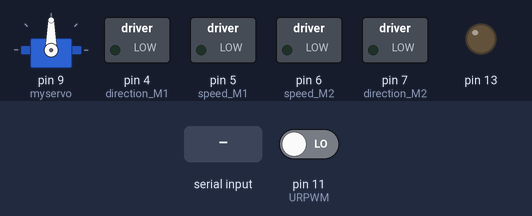
A sketch run on a simulated Arduino Uno, built with avr-gcc and run on an emulated ATmega328P. Shown: servo, switched loads named in the sketch (green lamp = pin HIGH), output pins drawn as LEDs (lit = HIGH). The inputs (shaded band) are chosen by the test bench; at power-on: pin 11 (URPWM) LOW. Pins used as bus, display or sensor lines are not drawn; what the sketch prints to the serial monitor is not drawn.

Above: at 2.2 s.
2.3 s: "r" received over Serial
At 2.45 s:
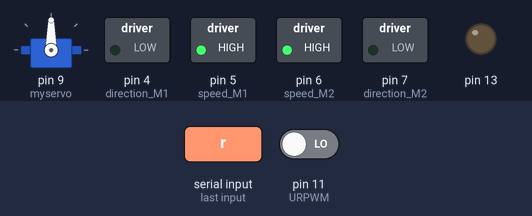
5.3 s: "f" received over Serial
At 5.45 s:
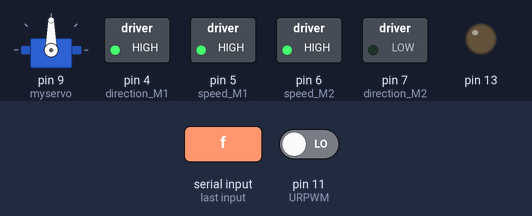
8.3 s: "s" received over Serial
At 8.45 s:
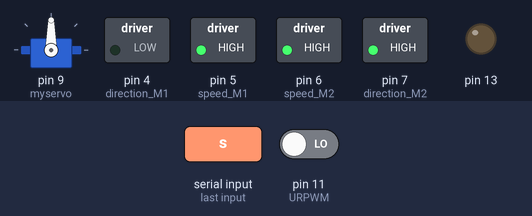
11.3 s: "y" received over Serial
At 12.38 s:
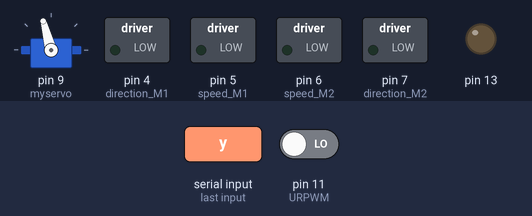
14.3 s: "o" received over Serial
At 15.5 s:
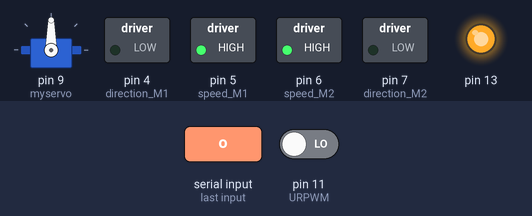
16.0 s: "x" received over Serial
At 16.8 s:
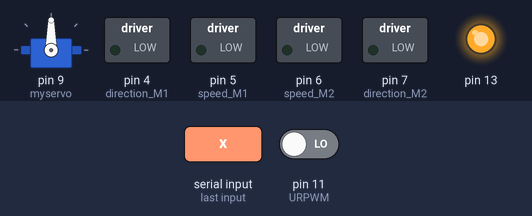
Timing chart, 0 to 18.6 s (numbered marks = the images above; inputs shaded):
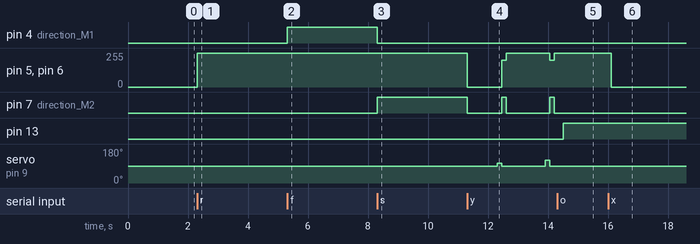

The sketch:

AutonomousCode.ino
```cpp
#include <Servo.h>
#include <Metro.h>

Metro measureDistance = Metro(50);
Metro sweepServo = Metro(20);

int speed_M1 = 5;     //M1 Speed Control
int speed_M2 = 6;     //M2 Speed Control
int direction_M1 = 4;     //M1 Direction Control
int direction_M2 = 7;     //M2 Direction Control
unsigned long actualDistance = 0;
char val = 0;
Servo myservo;  // create servo object to control a servo
int pos = 90;
int sweepFlag = 1;
int calibrationTime = 30; //amount of time to give the sensor to calibrate

int URPWM = 11; // PWM Output 0－25000US，Every 50US represent 1cmk
int URTRIG = 3; // PWM trigger pin
uint8_t EnPwmCmd[4] = {0x44, 0x02, 0xbb, 0x01}; // distance measure command

void setup(void)
{                                               // Serial initialization
  myservo.attach(9);
  int i;
  pinMode(13, OUTPUT);
  for (i = 4; i <= 7; i++)
    pinMode(i, OUTPUT);
  //Serial.begin(9600);                         // Set the baud rate to 9600
  Serial.begin(115200);
  SensorSetup();
  delay(1000);
}

void SensorSetup()
{
  pinMode(URTRIG, OUTPUT);                    // A low pull on pin COMP/TRIG
  digitalWrite(URTRIG, HIGH);                 // Set to HIGH
  pinMode(URPWM, INPUT);                      // Sending Enable PWM mode command
  for (int i = 0; i < 4; i++)
  {
    Serial.write(EnPwmCmd[i]);
  }
}

/*
 * The following control the movement of the car based on what the direction pins are set to.
 * We have to set the direction for M1 and M2.
 * Setting it to HIGH will cause the wheels to advance and LOW will cause to reverse.
 */

//Tells the car to stop all wheels
void carStop() {
  digitalWrite(speed_M2, 0);
  digitalWrite(direction_M1, LOW);
  digitalWrite(speed_M1, 0);
  digitalWrite(direction_M2, LOW);
}

//Tells the car to go backwards using speed passed in loop
void reverse(int leftSpeed, int rightSpeed) {
  analogWrite (speed_M2, leftSpeed);             //PWM Speed Control
  digitalWrite(direction_M1, LOW);              //set LOW to reverse or HIGH to advance
  analogWrite (speed_M1, rightSpeed);
  digitalWrite(direction_M2, HIGH);
}

//Tells the car to go forwards using speed passed in loop
void forwards(int leftSpeed, int rightSpeed) {
  analogWrite (speed_M2, leftSpeed);
  digitalWrite(direction_M1, HIGH);
  analogWrite (speed_M1, rightSpeed);
  digitalWrite(direction_M2, LOW);
}

//Tells the car to turn left using speed passed in loop
void turnLeft(int leftSpeed, int rightSpeed) {
  analogWrite (speed_M2, leftSpeed);
  digitalWrite(direction_M1, HIGH);
  analogWrite (speed_M1, rightSpeed);
  digitalWrite(direction_M2, HIGH);
}

//Tells the car to turn right using speed passed in loop
void turnRight(int leftSpeed, int rightSpeed) {
  analogWrite (speed_M2, leftSpeed);
  digitalWrite(direction_M1, LOW);
  analogWrite (speed_M1, rightSpeed);
  digitalWrite(direction_M2, LOW);
}

/*
 * Measures the distance.
 * LOW pull on COMP/TRIG (pin 6 on sensor) will trigger the sensor reading
 * When HIGH the pin will output pulses
 */
int MeasureDistance() {
  digitalWrite(URTRIG, LOW);
  digitalWrite(URTRIG, HIGH);
  unsigned long distance = pulseIn(URPWM, LOW);
  if (distance == 1000) {          // the reading is invalid.
    Serial.print("Invalid");
    } else {
    distance = distance / 50;       // every 50us low level stands for 1cm
    }
  return distance;
}


//sweeps the servo to find obstacles
void servoSweep()
{
  if (sweepFlag) {
    if (pos >= 60 && pos <= 119) {
      pos = pos + 15;                              // in steps of 1 degree
      myservo.write(pos);                          // tell servo to go to position in variable 'pos'
      delay(150);
    }
    if (pos > 119)  sweepFlag = false;                    // assign the variable again
  }
  else {
    if (pos >= 61 && pos <= 120) {
      pos = pos - 15;
      myservo.write(pos);
      delay(150);
    }
    if (pos < 61)  sweepFlag = true;
  }

}


void autonomousOn()
{


  if (measureDistance.check() == 1)
  {
    actualDistance = MeasureDistance();
//    Serial.println(actualDistance);
//    delay(100);
  }

  if (sweepServo.check() == 1)
  {
    servoSweep();
  }

  /*
   * In this decision tree the robot will continue to move forwards unless it encounters an obstacle
   * If an obstacle is detected it will reverse and turn right or reverse and turn left.
   */
  if (actualDistance <= 30) //alter this value to change sensor sensitivity
  {
    myservo.write(90);
    if (pos >= 90)
    {
      reverse(200, 200);
      Serial.println("reverse");
      delay(150);
      turnRight(255, 255);             //alter these values to change right turn speed
      Serial.println("turnRight");
      delay(300);
    }
    else
    {
      reverse(255, 255);                  //alter these values to change reverse speed
      Serial.println("reverse");
      delay(150);
      turnLeft(255, 255);              //alter these values to change left turn speed
      Serial.println("turnLeft");
      delay(300);
    }
   }
  else
  {
    forwards(100, 100);                 //alter these values to change forward speed
    Serial.println("forwards");
    delay(150);
  }

}


void loop(void)
{
  if (Serial.available())
  {
  val = Serial.read();
  }
  switch (val)
  {
    case 'l'://Turn Left
      turnLeft (255, 255);
      delay (300);
      carStop();
      break;
    case 'r'://Turn Right
      Serial.println("turning right");
      turnRight (255, 255);
      delay (300);
      carStop();
      break;
    case 'f'://Move Forwards
      Serial.println("going forward");
      forwards (255, 255);
      delay (300);
      carStop();
      break;
    case 's'://Move Backwards
      Serial.println("going backwards");
      reverse (255, 255);
      delay (300);
      carStop();
      break;
    case 'x':
      Serial.println("stopping");
      carStop();
      break;
    case 'y':
      Serial.println("autonomous");
      autonomousOn();
      break;
     case 'o':
      Serial.println("fan is on");
      digitalWrite(13,HIGH);
      delay(200);
      break;
     case 'n':
      Serial.println("fan is off");
      digitalWrite(13,LOW);
      delay(200);
      break;
  }

}
```

Measured:
- after the input at 2.3 s, pin 5 (speed_M1), pin 6 (speed_M2): 0/255 → 255/255 at once
- after the input at 5.3 s, pin 4 (direction_M1): LOW → HIGH at once
- after the input at 8.3 s, pin 4 (direction_M1): HIGH → LOW at once; pin 7 (direction_M2): LOW → HIGH at once
- after the input at 11.3 s, pin 5 (speed_M1), pin 6 (speed_M2): 255/255 → 0/255 at once, → 200/255 1.2 s later, → 255/255 0.15 s later, → 200/255 1.5 s later, … (5 changes in this stretch)
- after the input at 14.3 s, pin 5 (speed_M1), pin 6 (speed_M2): stays 255/255 (without the input it goes to 200/255 after 1.4 s); pin 7 (direction_M2): stays LOW (without the input it goes to HIGH after 1.4 s); pin 13: LOW → HIGH after 0.21 s; servo on pin 9 (myservo): stays 90° (without the input it goes to 105° after 1.2 s)
- after the input at 16.0 s, pin 5 (speed_M1), pin 6 (speed_M2): 255/255 → 0/255 after 0.11 s
